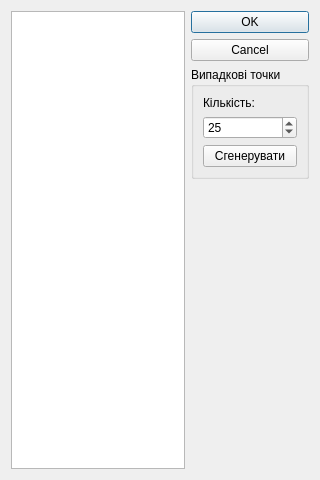
<?xml version="1.0" encoding="UTF-8"?>
<ui version="4.0">
 <class>editParticlesDialog</class>
 <widget class="QDialog" name="editParticlesDialog">
  <property name="geometry">
   <rect>
    <x>0</x>
    <y>0</y>
    <width>320</width>
    <height>480</height>
   </rect>
  </property>
  <property name="windowTitle">
   <string>Редактор вхідних данних</string>
  </property>
  <property name="windowIcon">
   <iconset resource="v_resources.qrc">
    <normaloff>:/v_res/Resources/icons/application_edit.png</normaloff>:/v_res/Resources/icons/application_edit.png</iconset>
  </property>
  <property name="locale">
   <locale language="Ukrainian" country="Ukraine"/>
  </property>
  <property name="modal">
   <bool>true</bool>
  </property>
  <layout class="QGridLayout" name="mainGridLayout">
   <item row="0" column="0" rowspan="3">
    <widget class="QPlainTextEdit" name="particlesTextEditor"/>
   </item>
   <item row="0" column="2">
    <widget class="QDialogButtonBox" name="buttonBox">
     <property name="sizePolicy">
      <sizepolicy hsizetype="Expanding" vsizetype="Fixed">
       <horstretch>0</horstretch>
       <verstretch>0</verstretch>
      </sizepolicy>
     </property>
     <property name="orientation">
      <enum>Qt::Vertical</enum>
     </property>
     <property name="standardButtons">
      <set>QDialogButtonBox::Cancel|QDialogButtonBox::Ok</set>
     </property>
    </widget>
   </item>
   <item row="1" column="2">
    <widget class="QGroupBox" name="randomGroup">
     <property name="sizePolicy">
      <sizepolicy hsizetype="Preferred" vsizetype="Fixed">
       <horstretch>0</horstretch>
       <verstretch>0</verstretch>
      </sizepolicy>
     </property>
     <property name="title">
      <string>Випадкові точки</string>
     </property>
     <property name="flat">
      <bool>false</bool>
     </property>
     <property name="checkable">
      <bool>false</bool>
     </property>
     <property name="checked">
      <bool>false</bool>
     </property>
     <layout class="QGridLayout" name="randomGroupLayout">
      <item row="2" column="0">
       <widget class="QPushButton" name="generateRandomButton">
        <property name="text">
         <string>Сгенерувати</string>
        </property>
       </widget>
      </item>
      <item row="1" column="0">
       <widget class="QSpinBox" name="randomCountSpin">
        <property name="maximum">
         <number>10000</number>
        </property>
        <property name="value">
         <number>25</number>
        </property>
        <property name="displayIntegerBase">
         <number>10</number>
        </property>
       </widget>
      </item>
      <item row="0" column="0">
       <widget class="QLabel" name="randomCountLabel">
        <property name="text">
         <string>Кількість:</string>
        </property>
       </widget>
      </item>
     </layout>
    </widget>
   </item>
  </layout>
 </widget>
 <tabstops>
  <tabstop>particlesTextEditor</tabstop>
  <tabstop>randomCountSpin</tabstop>
  <tabstop>generateRandomButton</tabstop>
 </tabstops>
 <resources>
  <include location="v_resources.qrc"/>
 </resources>
 <connections>
  <connection>
   <sender>buttonBox</sender>
   <signal>accepted()</signal>
   <receiver>editParticlesDialog</receiver>
   <slot>accept()</slot>
   <hints>
    <hint type="sourcelabel">
     <x>310</x>
     <y>60</y>
    </hint>
    <hint type="destinationlabel">
     <x>157</x>
     <y>274</y>
    </hint>
   </hints>
  </connection>
  <connection>
   <sender>buttonBox</sender>
   <signal>rejected()</signal>
   <receiver>editParticlesDialog</receiver>
   <slot>reject()</slot>
   <hints>
    <hint type="sourcelabel">
     <x>310</x>
     <y>60</y>
    </hint>
    <hint type="destinationlabel">
     <x>286</x>
     <y>274</y>
    </hint>
   </hints>
  </connection>
  <connection>
   <sender>generateRandomButton</sender>
   <signal>clicked()</signal>
   <receiver>editParticlesDialog</receiver>
   <slot>setRandomParticles()</slot>
   <hints>
    <hint type="sourcelabel">
     <x>259</x>
     <y>131</y>
    </hint>
    <hint type="destinationlabel">
     <x>198</x>
     <y>-12</y>
    </hint>
   </hints>
  </connection>
 </connections>
 <slots>
  <slot>setRandomParticles()</slot>
 </slots>
</ui>
